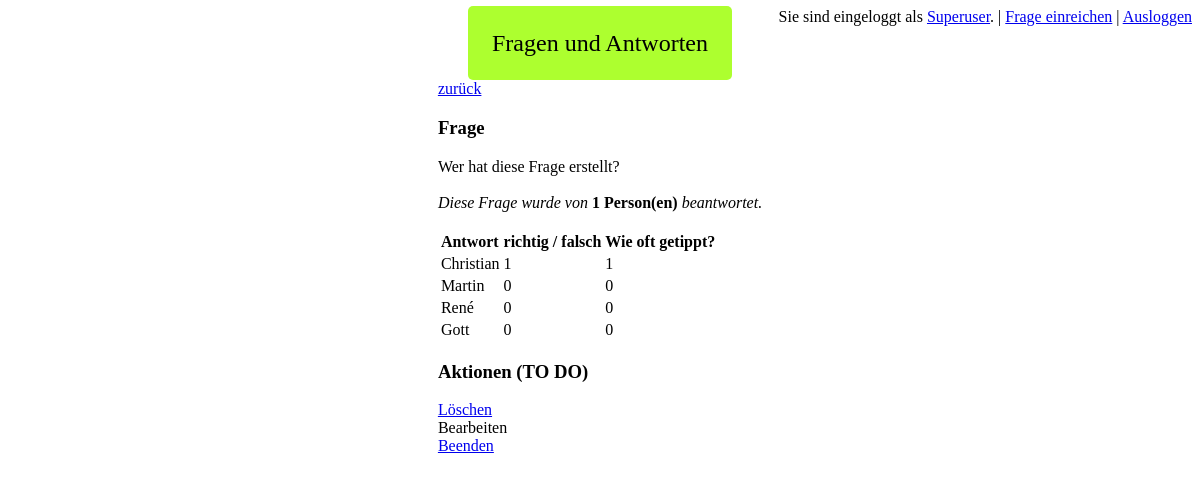
The page /question.php?question=1 (signed in) on the database its author committed.
### tables this page shows
CREATE TABLE `users` (
  `id` int(11) NOT NULL,
  `username` varchar(40) NOT NULL,
  `password` varchar(255) NOT NULL,
  `real_name` varchar(50) NOT NULL,
  `user_group_id` int(11) NOT NULL,
  `registrationdate` timestamp NOT NULL DEFAULT CURRENT_TIMESTAMP
);

CREATE TABLE `questions` (
  `id` int(11) NOT NULL,
  `question` text NOT NULL,
  `creator_id` int(11) NOT NULL,
  `creation_time` timestamp NOT NULL DEFAULT CURRENT_TIMESTAMP,
  `end_time` timestamp NULL DEFAULT NULL
);

CREATE TABLE `answers` (
  `id` int(11) NOT NULL,
  `question_id` int(11) NOT NULL,
  `answer` varchar(127) NOT NULL,
  `flag` tinyint(1) NOT NULL
);

### question.php (the view, shortened to what this page needs)
<?php
include "connect.php";
?>
<!DOCTYPE html>
<html xmlns="http://www.w3.org/1999/xhtml">
  <head>
	<link href="style.css" type="text/css" rel="stylesheet">
  </head>
  <body>
  <div id="login">
	<?php
		if (isset($_SESSION['userid']))
		{
			$statement = mysqli_query($db, "SELECT * FROM users WHERE id=".$_SESSION['userid']."");
			$row = mysqli_fetch_object($statement);
			echo "Sie sind eingeloggt als <a href='main.php'>".$row->username."</a>. | <a href='submit_question.php'>Frage einreichen</a> | <a href='logout.php'>Ausloggen</a>";
		}
		else
		{
			echo "<a href='login.php'>Einloggen</a>";
		}
	?>
  </div>
  <center>
  <div id="header">
	Fragen und Antworten
  </div>
  <div id="main">
  <?php
  echo "<a href='main.php'>zurück</a>";
  $questionID = $_GET["question"];
  $question = mysqli_fetch_object(mysqli_query($db, "SELECT * FROM questions WHERE id=".$questionID.""));
  if(($question->creator_id != $_SESSION['userid']) AND ($_SESSION['rights'] > 2))
  {
	  echo "Nur der Ersteller der Frage oder ein Admin, darf die Statistiken zu der Frage einsehen!";
  }
  else
  {
	$allAnswers = mysqli_query($db, "SELECT * FROM answers WHERE question_id=".$questionID."");
	$totalAnswers = mysqli_num_rows(mysqli_query($db, "SELECT * FROM given_answers WHERE question_id=".$questionID.""));
	echo "<h3>Frage</h3>
			".$question->question."<br><br>";
	echo "<i>Diese Frage wurde von </i><b>".$totalAnswers." Person(en) </b><i> beantwortet.</i><br><br>";
	echo "<table>
			<tr>
				<th>Antwort</th>
				<th>richtig / falsch</th>
				<th>Wie oft getippt?</th>
			</tr>";
	while ($singleAnswer = mysqli_fetch_object($allAnswers))
	{
		$timesAnswered = mysqli_num_rows(mysqli_query($db, "SELECT * FROM given_answers WHERE answer_id=".$singleAnswer->id.""));
		echo "<tr>
				<td>".$singleAnswer->answer."</td>
				<td>".$singleAnswer->flag."</td>
				<td>".$timesAnswered."</td>
			  </tr>";
	}
	echo "</table>";
	echo "<h3>Aktionen (TO DO)</h3>
	<a href='edit_question.php?question=".$questionID."&action=delete'>Löschen</a><br>
	Bearbeiten<br>
	<a href='edit_question.php?question=".$questionID."&action=end'>Beenden</a><br>";
  }
  ?>
  </div>
  </center>
</body>

### style.css (style rules this page uses)
#header { font-size: x-large; background-color: greenyellow; display: table; padding: 2%; border-radius: 5px; }
#main { display: table; text-align: left; }
#login { text-align: right; margin-bottom: -20px; }

### rows shown on the page
users: username "Superuser"
questions: question "Wer hat diese Frage erstellt?"
answers: answer "Christian", flag "1", timesAnswered "1"
answers: answer "Martin", flag "0", timesAnswered "0"
answers: answer "René", flag "0", timesAnswered "0"
answers: answer "Gott", flag "0", timesAnswered "0"

### other values the page prints
$totalAnswers "1"
